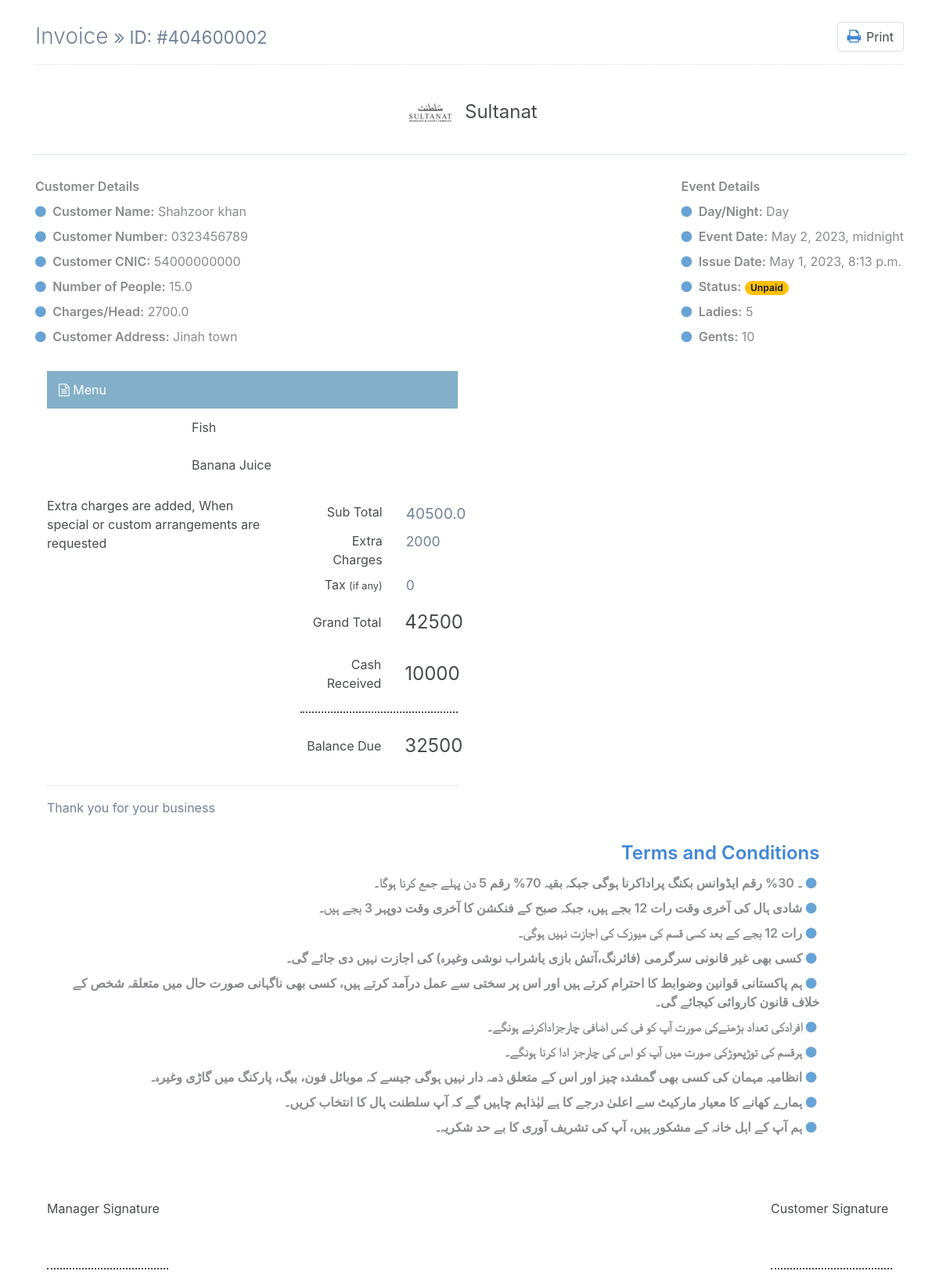
/print_receipt/2, run on the app's committed database.
### posApp/models.py (models this page shows, shortened)
class Sales(models.Model):
    customer_name = models.CharField(max_length=30, blank=True, null=True)
    customer_number = models.CharField(max_length=11, blank=True, null=True)
    event_date = models.DateTimeField(default=timezone.now)
    seriel_no = models.IntegerField(default=0, blank=True, null=True)
    cnic = models.CharField(max_length=15, default='nill', blank=True, null=True)
    code = models.CharField(max_length=100, blank=True, null=True)
    ladies = models.IntegerField(default=0, blank=True, null=True)
    gents = models.IntegerField(default=0, blank=True, null=True)
    sub_total = models.FloatField(default=0, blank=True, null=True)
    grand_total = models.FloatField(default=0, blank=True, null=True)
    tax_amount = models.FloatField(default=0, blank=True, null=True)
    tax = models.FloatField(default=0, blank=True, null=True)
    perhead_charges = models.FloatField(default=0, blank=True, null=True)
    hall = models.FloatField(default=0, blank=True, null=True)
    tendered_amount = models.FloatField(default=0, blank=True, null=True)
    amount_change = models.FloatField(default=0, blank=True, null=True)
    date_added = models.DateTimeField(default=timezone.now)
    date_updated = models.DateTimeField(auto_now=True, null=True)
    extra_charges = models.IntegerField(default=0, blank=True, null=True)
    sub = models.IntegerField(default=0, blank=True, null=True)
    cash_received = models.IntegerField(default=0, blank=True, null=True)
    event_time = models.CharField(max_length=6, blank=True, null=True)
    customer_address = models.CharField(max_length=200, default='Nill', blank=True, null=True)
    balance_due = models.IntegerField(blank=True, null=True)

class salesItems(models.Model):
    sale_id = models.ForeignKey(Sales, on_delete=models.CASCADE)
    product_id = models.ForeignKey(Products, on_delete=models.CASCADE)
    price = models.FloatField(default=0)
    qty = models.FloatField(default=0)
    total = models.FloatField(default=0)

class Products(models.Model):
    code = models.CharField(max_length=100, blank=True)
    category_id = models.ForeignKey(Category, on_delete=models.CASCADE)
    name = models.TextField()
    description = models.TextField()
    price = models.FloatField(default=0)
    status = models.IntegerField(default=1)
    date_added = models.DateTimeField(default=timezone.now)
    date_updated = models.DateTimeField(auto_now=True)

### posApp/views.py (the view, shortened to what this page needs)
# urls.py: path('print_receipt/<int:order_id>', views.print_receipt, name="print_receipt"),
def print_receipt(request, order_id):
    sale = get_object_or_404(Sales, pk=order_id)
    sales = Sales.objects.filter(id=order_id).first()
    ItemList = salesItems.objects.filter(sale_id=sales).all()
    return render(request, 'posApp/company_invoice.html', {'sale': sale, "salesItems": ItemList, })

### posApp/templates/posApp/company_invoice.html (shortened to what this page needs)
{% load static %}
<!DOCTYPE html>
<html lang="en">
<head>
    <link href="https://cdn.jsdelivr.net/npm/bootstrap@4.4.1/dist/css/bootstrap.min.css" rel="stylesheet">
</head>
<body>
<link href="https://maxcdn.bootstrapcdn.com/font-awesome/4.7.0/css/font-awesome.min.css" rel="stylesheet" />
<div class="page-content container">
    <div class="page-header text-blue-d2">
        <h1 class="page-title text-secondary-d1">
            Invoice
            <small class="page-info">
                <i class="fa fa-angle-double-right text-80"></i>
                ID: #{{sale.code}}
            </small>
        </h1>
        <div class="page-tools">
            <div class="action-buttons">
                <a class="btn bg-white btn-light mx-1px text-95" id="printPageButton" onclick="window.print()" data-title="Print">
                    <i class="mr-1 fa fa-print text-primary-m1 text-120 w-2 mdi mdi-printer"></i>
                    Print
                </a>
            </div>
        </div>
    </div>
    <div class="container px-0">
        <div class="row mt-4">
            <div class="col-12 col-lg-12">
                <div class="row">
                    <div class="col-12">
                        <div class="text-center text-150">
                            <img src="{% static 'posAPP/assets/img/logo_reciept.png' %}" alt="logo">
                            <span class="text-default-d3">Sultanat</span>
                        </div>
                    </div>
                </div>
                <hr class="row brc-default-l1 mx-n1 mb-4" />
                <div class="row">
                    <div class="text-95 col-sm-6 align-self-start d-sm-flex justify-content">
                        <div class="text-grey-m2">
                            <div class="mt-1 mb-2 text-secondary-m1 text-600 text-140">
                                Customer Details
                            </div>
                            <div class="my-2"><i class="fa fa-circle text-blue-m2 text-xs mr-1"></i> <span class="text-600 text-90">Customer Name:</span> {{sale.customer_name}}</div>
                            <div class="my-2"><i class="fa fa-circle text-blue-m2 text-xs mr-1"></i> <span class="text-600 text-90">Customer Number:</span> {{ sale.customer_number }}</div>
                            <div class="my-2"><i class="fa fa-circle text-blue-m2 text-xs mr-1"></i> <span class="text-600 text-90">Customer CNIC:</span> {{ sale.cnic }}</div>
                            <div class="my-2"><i class="fa fa-circle text-blue-m2 text-xs mr-1"></i> <span class="text-600 text-90">Number of People:</span> {{ sale.tax }} </div>
                            <div class="my-2"><i class="fa fa-circle text-blue-m2 text-xs mr-1"></i> <span class="text-600 text-90">Charges/Head:</span> {{ sale.perhead_charges }} </div>
                            <div class="my-2"><i class="fa fa-circle text-blue-m2 text-xs mr-1"></i> <span class="text-600 text-90">Customer Address:</span> {{ sale.customer_address }} </div>
                        </div>
                    </div>
                    <div class="text-95 col-sm-6 align-self-start d-sm-flex justify-content-end">
                        <div class="text-grey-m2">
                            <div class="mt-1 mb-2 text-secondary-m1 text-600 text-140">
                                Event Details
                            </div>
                            <div class="my-2"><i class="fa fa-circle text-blue-m2 text-xs mr-1"></i> <span class="text-600 text-90">Day/Night:</span> {{ sale.event_time }}</div>
                            <div class="my-2"><i class="fa fa-circle text-blue-m2 text-xs mr-1"></i> <span class="text-600 text-90">Event Date:</span> {{ sale.event_date }}</div>
                            <div class="my-2"><i class="fa fa-circle text-blue-m2 text-xs mr-1"></i> <span class="text-600 text-90">Issue Date:</span> {{ sale.date_added }} </div>
                            {% if sale.balance_due == 0 %}
                            <div class="my-2"><i class="fa fa-circle text-blue-m2 text-xs mr-1"></i> <span class="text-600 text-90">Status:</span> <span class="badge badge-success badge-pill px-25">Paid</span></div>
                            {% else %}
                                <div class="my-2"><i class="fa fa-circle text-blue-m2 text-xs mr-1"></i> <span class="text-600 text-90">Status:</span> <span class="badge badge-warning badge-pill px-25">Unpaid</span></div>
                            {% endif %}
                            <div class="my-2"><i class="fa fa-circle text-blue-m2 text-xs mr-1"></i> <span class="text-600 text-90">Ladies:</span> {{ sale.ladies }} </div>
                            <div class="my-2"><i class="fa fa-circle text-blue-m2 text-xs mr-1"></i> <span class="text-600 text-90">Gents:</span> {{ sale.gents }} </div>
                        </div>
                    </div>
                </div>
                <div class="mt-4 col-6  " >
                    <div>
                    <div class=" text-200 text-white bgc-default-tp1 py-25">
                        <div class="col-10"><span class="fa fa-file-text-o"></span> Menu</div>
                    </div>
                    {% for item in salesItems %}
                    <div class="text-95 text-secondary-d3">
                        <div class="row mb-2 mb-sm-0 py-25">
                            <div class="col-4"></div>
                            <div class="col-9 col-sm-5">{{ item.product_id.name }}</div>
                        </div>
                    {% endfor %}
                    </div>
                    </div>
                    <div class="row mt-3" >
                        <div class="col-12 col-sm-7 text-grey-d2 text-95 mt-2 mt-lg-0">
                            Extra charges are added, When special or custom arrangements are requested
                        </div>
                        <div class="col-12 col-sm-5 text-grey text-90 order-first order-sm-last">
                            <div class="row my-2">
                                <div class="col-7 text-right">
                                    Sub Total
                                </div>
                                <div class="col-5">
                                    <span class="text-120 text-secondary-d1">{{ sale.grand_total }}</span>
                                </div>
                            </div>
                            <div class="row my-2">
                                <div class="col-7 text-right">
                                    Extra Charges
                                </div>
                                <div class="col-5">
                                    <span class="text-110 text-secondary-d1"> {{ sale.extra_charges }} </span>
                                </div>
                            </div>
                            <div class="row my-2">
                                <div class="col-7 text-right">
                                    Tax <small>(if any)</small>
                                </div>
                                <div class="col-5">
                                    <span class="text-110 text-secondary-d1"> 0 </span>
                                </div>
                            </div>
                            <div class="row my-2 align-items-center bgc-primary-l3 p-2">
                                <div class="col-7 text-right">
                                    Grand Total
                                </div>
                                <div class="col-5">
                                    <span class="text-150 text-success-d3 opacity-2" id="grand_total">{{ sale.sub }}</span>
                                </div>
                            </div>
                            <div class="row my-2 align-items-center bgc-primary-l3 p-2">
                                <div class="col-7 text-right">
                                    Cash Received
                                </div>
                                <div class="col-5">
                                    <span class="text-150 text-success-d3 opacity-2" id="grand_total">{{ sale.cash_received }}</span>
                                </div>
                            </div>
                            <hr style="border-top: 2px dotted;">
                            <div class="row my-2 align-items-center bgc-primary-l3 p-2">
                                <div class="col-7 text-right">
                                    Balance Due
                                </div>
                                <div class="col-5">
                                    <span class="text-150 text-success-d3 opacity-2" id="grand_total">{{ sale.balance_due }}</span>
                                </div>
                            </div>
                        </div>
                    </div>
                    <hr>
                    <div>
                        <span class="text-secondary-d1 text-105">Thank you for your business</span>
                    </div>
                </div>
            </div>
        </div>
    </div>
</div>
<br>
 <div class="text-95 col-11 align-self-start d-sm-flex align-content-lg-start " dir="rtl" style="text-align: right; display: block; page-break-before: always; " >
                        <div class="text-grey-m2">
                            <div class="mt-1 mb-2 text-primary-m1 text-600 text-150">
                                Terms and Conditions
                            </div>
                            <div class="my-2"> <i class="fa fa-circle text-blue-m2 text-xs mr-1"></i> <span class="text-600 text-90">۔ 30% رقم ایڈوانس بکنگ پراداکرنا ہوگی جبکہ بقیہ 70% رقم 5 دن پہلے جمع کرنا ہوگا۔ </span> </div>
                            <div class="my-2"> <i class="fa fa-circle text-blue-m2 text-xs mr-1"></i> <span class="text-600 text-90 "> شادی ہال کی آخری وقت رات 12 بجے ہیں، جبکہ صبح کے فنکشن کا آخری وقت دوپہر 3 بجے ہیں۔ </span></div>
                            <div class="my-2"> <i class="fa fa-circle text-blue-m2 text-xs mr-1"></i> <span class="text-600 text-90 ">  رات 12 بجے کے بعد کسی قسم کی میوزک کی اجازت نہیں ہوگی۔</span></div>
                            <div class="my-2"> <i class="fa fa-circle text-blue-m2 text-xs mr-1"></i> <span class="text-600 text-90 "> کسی بھی غیر قانونی سرگرمی (فائرنگ،آتش بازی یاشراب نوشی وغیرہ) کی اجازت نہیں دی جائے گی۔</span> </div>
                            <div class="my-2"> <i class="fa fa-circle text-blue-m2 text-xs mr-1"></i> <span class="text-600 text-90">ہم پاکستانی قوانین وضوابط کا احترام کرتے ہیں اور اس پر سختی سے عمل درآمد کرتے ہیں، کسی بھی ناگہانی صورت حال میں متعلقہ شخص کے خلاف قانون کاروائی کیجائے گی۔</span> </div>
                            <div class="my-2"> <i class="fa fa-circle text-blue-m2 text-xs mr-1"></i> <span class="text-600 text-90">افرادکی تعداد بڑھنےکی صورت آپ کو فی کس اضافی چارجزاداکرنے ہونگے۔</span></div>
                            <div class="my-2"> <i class="fa fa-circle text-blue-m2 text-xs mr-1"></i> <span class="text-600 text-90">ہرقسم کی توڑپھوڑکی صورت میں آپ کو اس کی چارجز ادا کرنا ہونگے۔</span> </div>
                            <div class="my-2"> <i class="fa fa-circle text-blue-m2 text-xs mr-1"></i> <span class="text-600 text-90">انظامیہ مہمان کی کسی بھی گمشدہ چیز اور اس کے متعلق ذمہ دار نہیں ہوگی جیسے کہ موبائل فون، بیگ، پارکنگ میں گاڑی وغیرہ۔</span> </div>
                            <div class="my-2"> <i class="fa fa-circle text-blue-m2 text-xs mr-1"></i> <span class="text-600 text-90"> ہمارے کھانے کا معیار مارکیٹ سے اعلیٰ درجے کا ہے لیٰذاہم چاہیں گے کہ آپ سلطنت ہال کا انتخاب کریں۔</span> </div>
                            <div class="my-2"> <i class="fa fa-circle text-blue-m2 text-xs mr-1"></i> <span class="text-600 text-90">ہم آپ کے اہل خانہ کے مشکور ہیں، آپ کی تشریف آوری کا بے حد شکریہ۔</span> </div>
                        </div>
 </div>
<br>
<br>
<br>
<div>
    <div class="col-2" style="float: left">
        Manager Signature
        <br>
        <br>
        <br>
        <hr style="border-top: 2px dotted;">
    </div>
        <div class="col-2" style="float:right;">
        Customer Signature
            <br>
            <br>
            <br>
        <hr style="border-top: 2px dotted;">
    </div>
</div>
</body>
</html>

### posApp/templates/posApp/company_invoice.html (style rules this page uses)
body { margin-top:20px; color: #484b51; }
.text-secondary-d1 { color: #728299!important; }
.page-header { margin: 0 0 1rem; padding-bottom: 1rem; padding-top: .5rem; border-bottom: 1px dotted #e2e2e2; display: -ms-flexbox; display: flex; -ms-flex-pack: justify; justify-content: space-between; -ms-flex-align: center; align-items: center; }
.page-title { padding: 0; margin: 0; font-size: 1.75rem; font-weight: 300; }
.brc-default-l1 { border-color: #dce9f0!important; }
.ml-n1, .mx-n1 { margin-left: -.25rem!important; }
.mr-n1, .mx-n1 { margin-right: -.25rem!important; }
.mb-4, .my-4 { margin-bottom: 1.5rem!important; }
hr { margin-top: 1rem; margin-bottom: 1rem; border: 0; border-top: 1px solid rgba(0,0,0,.1); }
.text-grey-m2 { color: #888a8d!important; }
.font-bolder, .text-600 { font-weight: 600!important; }
.text-110 { font-size: 110%!important; }
.pb-25, .py-25 { padding-bottom: .75rem!important; }
.pt-25, .py-25 { padding-top: .75rem!important; }
.bgc-default-tp1 { background-color: rgba(121,169,197,.92)!important; }
.page-header .page-tools { -ms-flex-item-align: end; align-self: flex-end; }
.btn-light { color: #757984; background-color: #f5f6f9; border-color: #dddfe4; }
.w-2 { width: 1rem; }
.text-120 { font-size: 120%!important; }
.text-primary-m1 { color: #4087d4!important; }
.text-blue-m2 { color: #68a3d5!important; }
.text-150 { font-size: 150%!important; }

### data on the page
Sales: code "404600002", customer_name "Shahzoor khan", customer_number "0323456789", cnic "54000000000", tax "15.0", perhead_charges "2700.0", customer_address "Jinah town", event_time "Day", event_date "May 2, 2023, midnight", date_added "May 1, 2023, 8:13 p.m.", ladies "5", gents "10", grand_total "40500.0", extra_charges "2000", sub "42500", cash_received "10000", balance_due "32500"
salesItems: product_id.name "Fish"
salesItems: product_id.name "Banana Juice"
